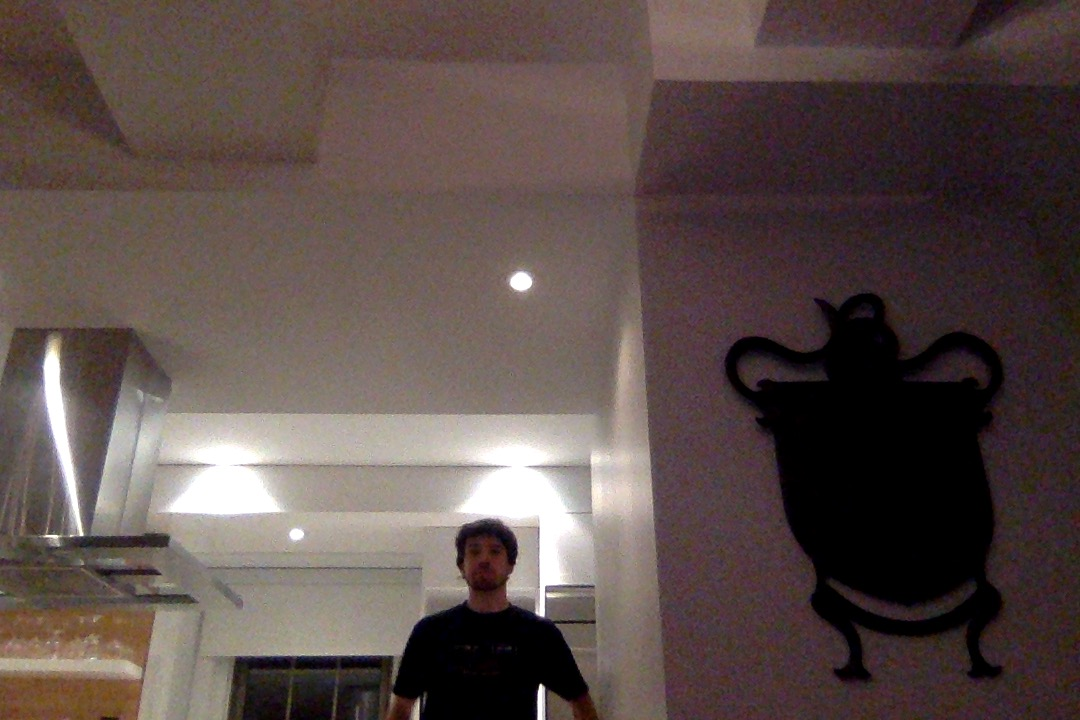
#> input picture facedetect/data/Photo on 2021-02-06 at 2.31 AM.jpg, 1080 x 720 px; its folder holds 4 pictures in this run
$ python face_detect.py
#> lines starting #> are read from the running program, lines starting #| are printed output that depends on the picture
import os
import cv2

crops = []
cascPath = "haarcascade_frontalface_default.xml"

i=0
# go through data directory
for imagePath in os.listdir("data"):

    if imagePath.endswith(".jpg"):
        # ai stuff
        faceCascade = cv2.CascadeClassifier(cascPath)

        image = cv2.imread("data/" + imagePath)
#> image is the input picture: shape (720, 1080, 3); mean B, G, R 74.3, 77.8, 92

        # black and white
        gray = cv2.cvtColor(image, cv2.COLOR_BGR2GRAY)
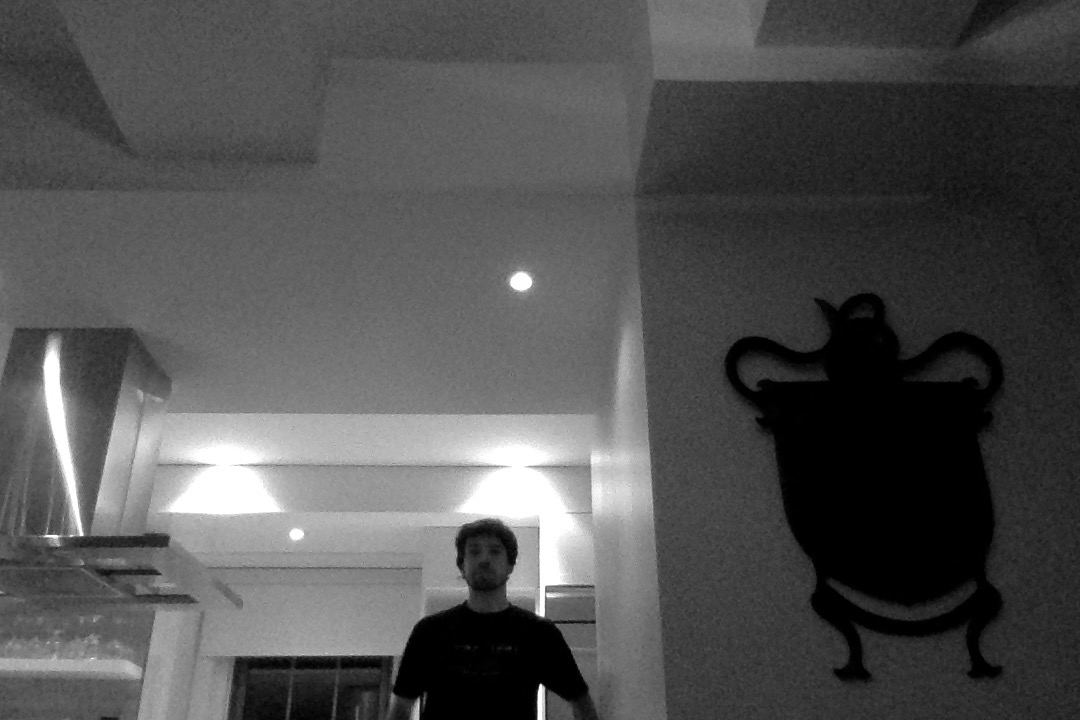
#> gray: shape (720, 1080); min 0, max 255, mean 81.6

        faces = faceCascade.detectMultiScale(
            gray,
            scaleFactor=1.1,
            minNeighbors=6,
            minSize=(48, 48),
        )
#> faces = [[456, 530, 57, 57]]

        # crop images to 48x48
        for (x, y, w, h) in faces:
            crop = gray[y:y + h, x:x + h]
            crop = cv2.resize(crop, (48, 48))
            crops.append(crop)
#> this loop made 1 pass
#> pass 1, `crop = gray[y:y + h, x:x + h]`:
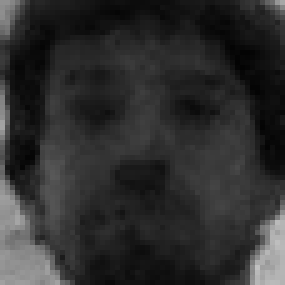
#> crop: shape (57, 57) (shown 5 times larger); min 3, max 193, mean 46
#> after the loop, crops = 1 item

        os.unlink("data/" + imagePath)
#> pass 2 of the loop `for imagePath in os.listdir("data"):`:
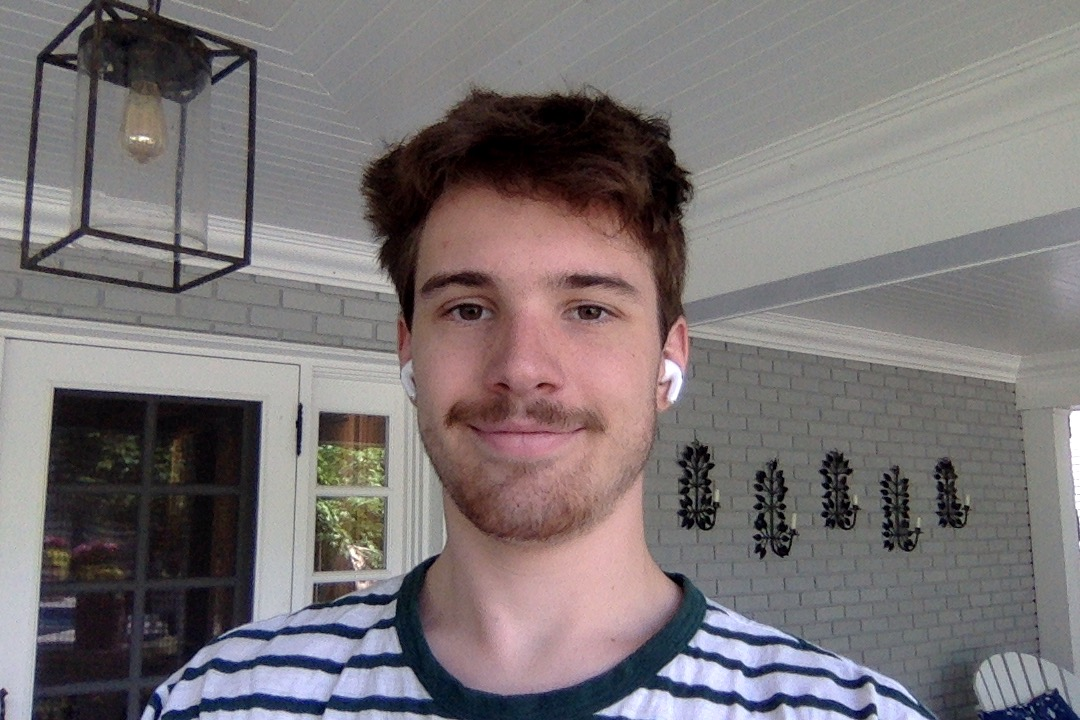
#> input picture facedetect/data/image1.jpg, 1080 x 720 px
#> image is the input picture: shape (720, 1080, 3); mean B, G, R 116.8, 115.6, 122
#> `gray = cv2.cvtColor(image, cv2.COLOR_BGR2GRAY)`:
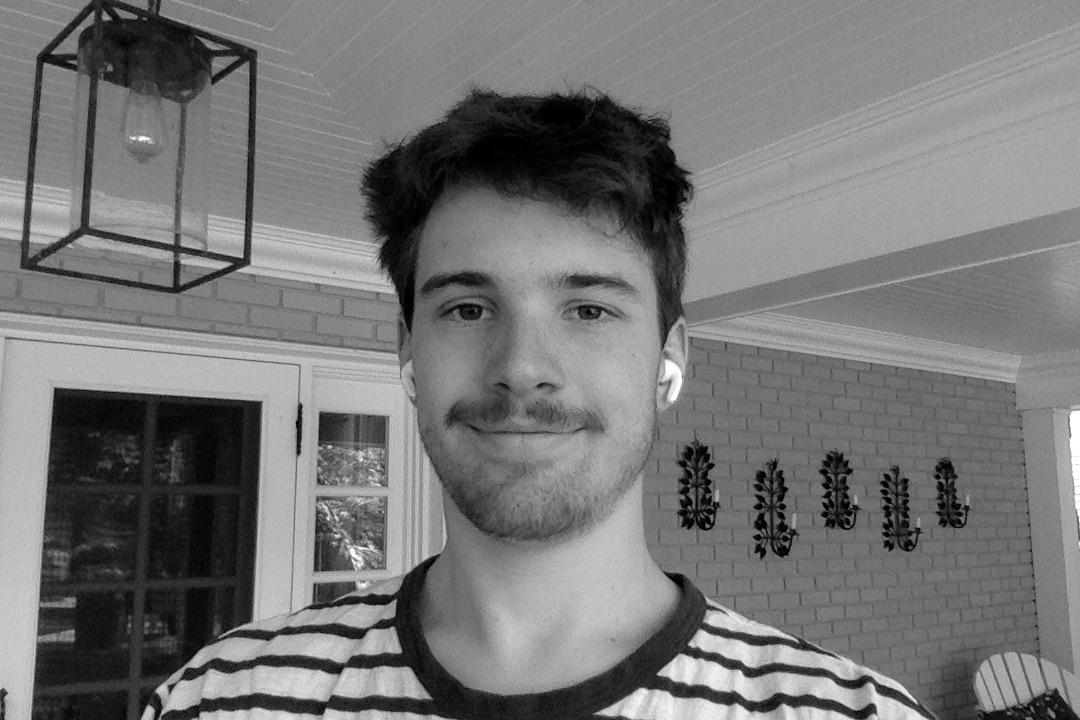
#> gray: shape (720, 1080); min 0, max 255, mean 117.7
#> faces = [[362, 175, 336, 336]]
#> the loop `for (x, y, w, h) in faces:` made 1 pass
#> pass 1, `crop = cv2.resize(crop, (48, 48))`:
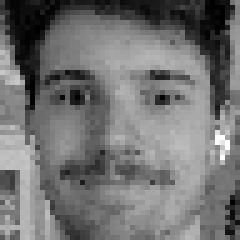
#> crop: shape (48, 48) (shown 5 times larger); min 0, max 255, mean 113.9
#> after the loop `for (x, y, w, h) in faces:`: crops = 2 items
#> pass 3 of the loop `for imagePath in os.listdir("data"):`:
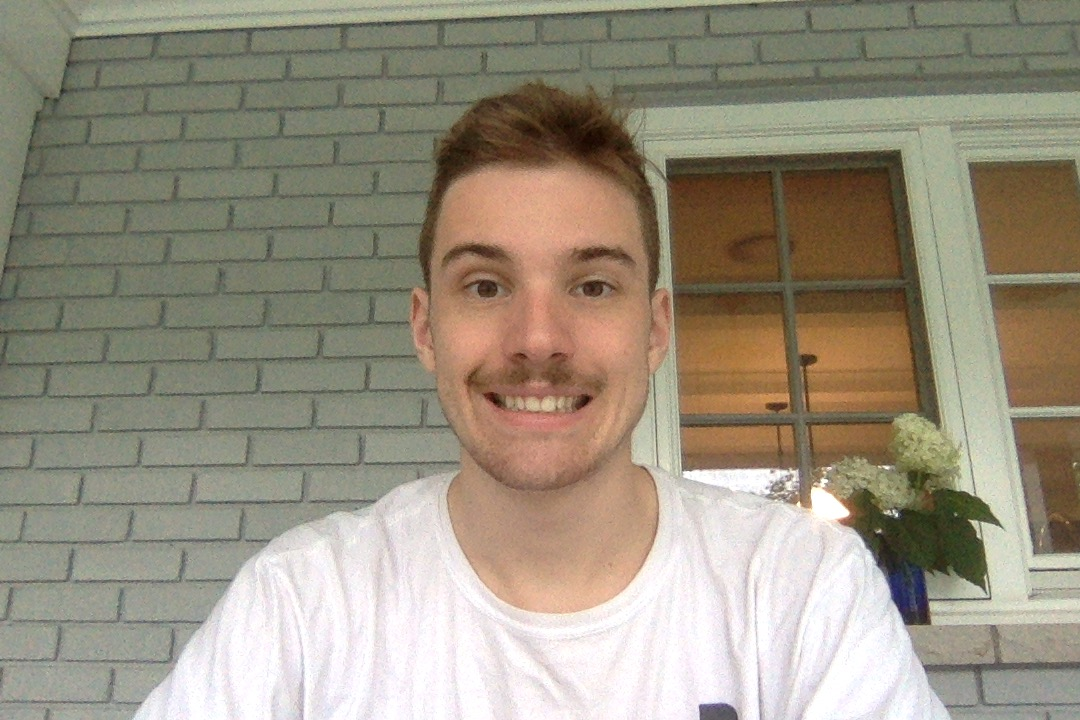
#> input picture facedetect/data/image2.jpg, 1080 x 720 px
#> image is the input picture: shape (720, 1080, 3); mean B, G, R 127.2, 144.4, 152.6
#> `gray = cv2.cvtColor(image, cv2.COLOR_BGR2GRAY)`:
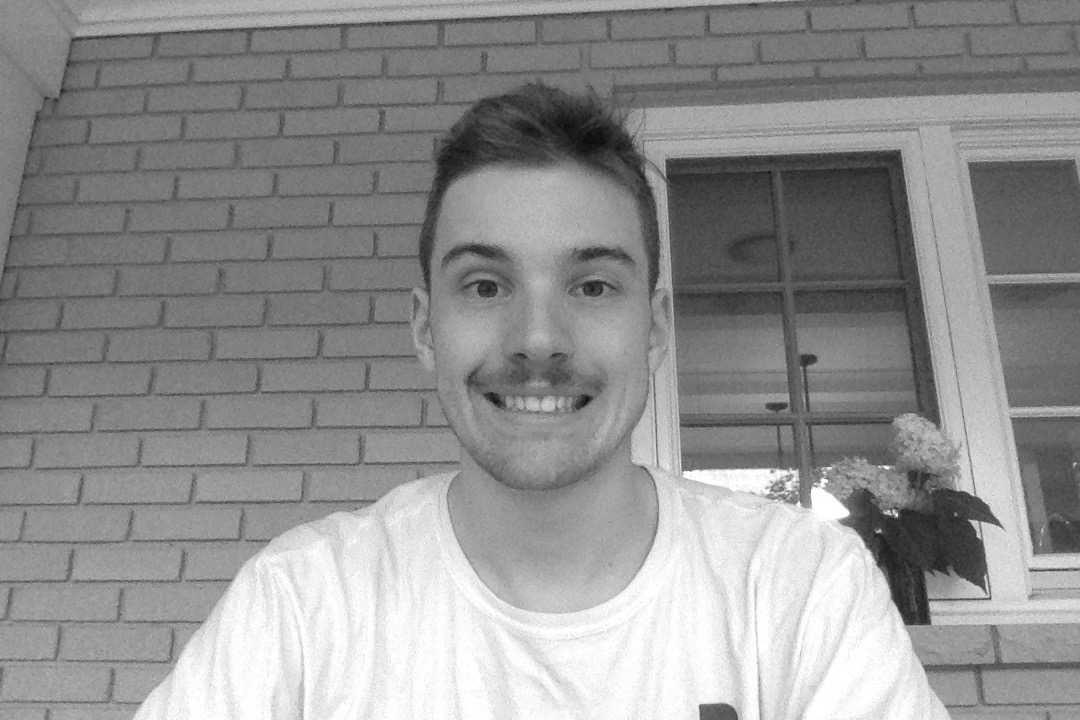
#> gray: shape (720, 1080); min 8, max 255, mean 144.9
#> faces = [[384, 160, 316, 316]]
#> the loop `for (x, y, w, h) in faces:` made 1 pass
#> pass 1, `crop = cv2.resize(crop, (48, 48))`:
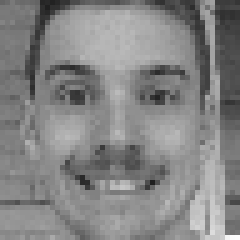
#> crop: shape (48, 48) (shown 5 times larger); min 32, max 254, mean 132.5
#> after the loop `for (x, y, w, h) in faces:`: crops = 3 items
#> the loop made 4 passes; the first 3 are shown


# clear faces directory
#> (the run stopped early here; a loop or call above may not have finished)
